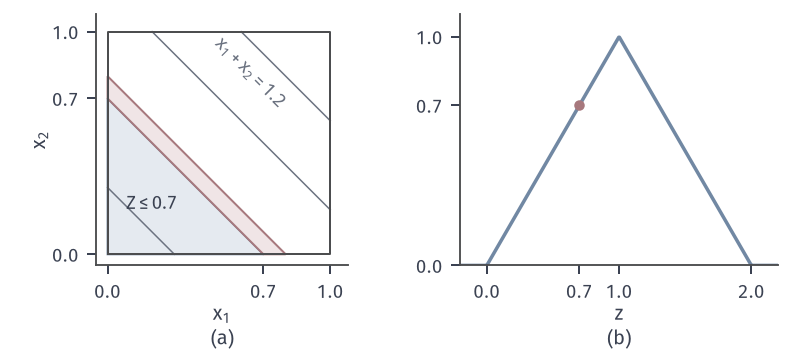

Source code (Python):
from pathlib import Path
import sys
HERE = Path(__file__).resolve().parent
sys.path.insert(0, str(HERE.parent/"rvt-common"))
from rvt_fig import *
# X1,X2 iid Unif(0,1), Z = X1+X2: preimage of {Z<=0.7}, strip 0.7<Z<=0.8, triangle density.
from matplotlib.patches import Polygon
fig, axes = figure(width_mm=112, height_mm=50, ncols=2)
panel(fig, left=.08, right=.98, bottom=.25, top=.96, wspace=.25)
ax = axes[0]
ax.add_patch(Polygon([[0, 0], [.7, 0], [0, .7]], fc=BLUE_FILL, ec=BLUE, lw=.8))
ax.add_patch(Polygon([[.7, 0], [.8, 0], [0, .8], [0, .7]], fc=RED_FILL, ec=RED, lw=.8))
for z in (.3, 1.2, 1.6):
    a0, a1 = max(0, z-1), min(1, z); ax.plot([a0, a1], [z-a0, z-a1], color=MUTED, lw=.6)
ax.plot([0, 1, 1, 0, 0], [0, 0, 1, 1, 0], color=STROKE, lw=.8)
lab(ax, .2, .2, '$Z\\leq0.7$', INK, ha='center'); lab(ax, .64, .64, '$x_1+x_2=1.2$', MUTED, ha='center', va='bottom', rotation=-45)
ax.set_xlim(-.05, 1.08); ax.set_ylim(-.05, 1.08); ax.set_aspect('equal'); ax.set_xticks([0, .7, 1]); ax.set_yticks([0, .7, 1]); axlab(ax, '$x_1$', '$x_2$')
ax = axes[1]; z = np.linspace(-.2, 2.2, 500); f = np.clip(np.minimum(z, 2-z), 0, None)
ax.plot(z, f, color=BLUE, lw=1.4); dot(ax, .7, .7, RED)
ax.set_xlim(-.2, 2.2); ax.set_ylim(0, 1.1); ax.set_xticks([0, .7, 1, 2]); ax.set_yticks([0, .7, 1]); axlab(ax, '$z$')
tags(fig, axes)
save(fig, HERE, 'figure', {'strip_area': (.8**2-.7**2)/2, 'strip_area/dz': (.8**2-.7**2)/2/.1})
